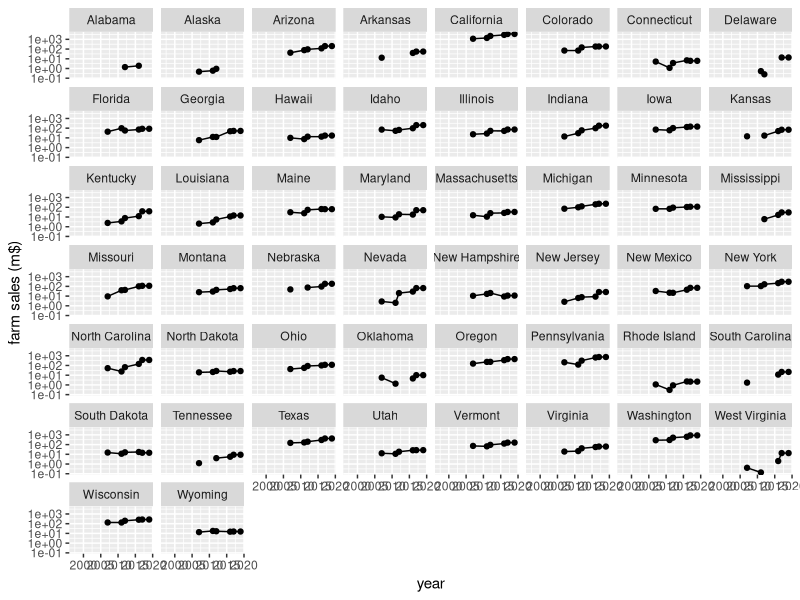
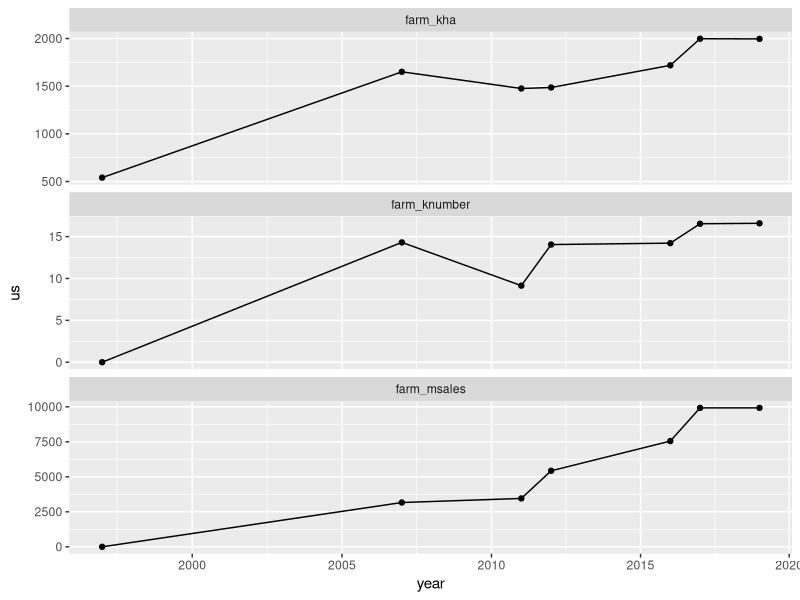
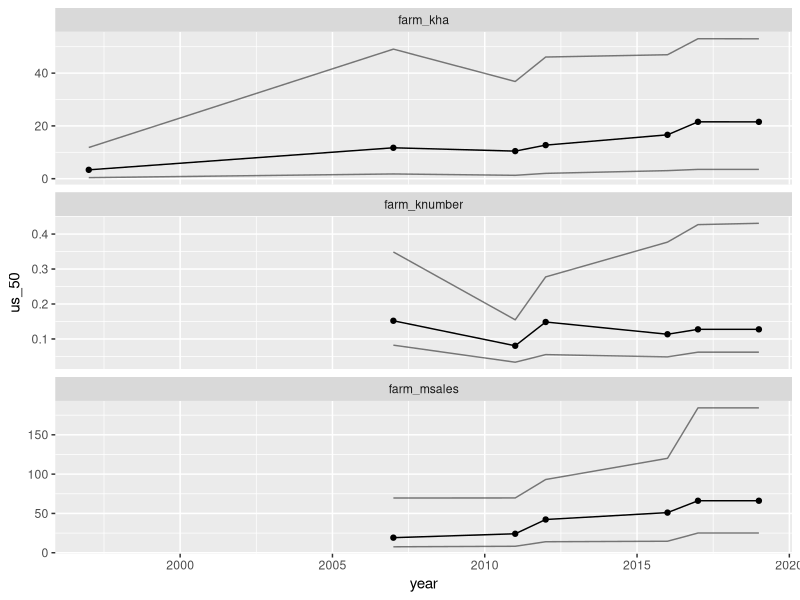

R code for these plots, in order:
library(dplyr)
library(tidyr)
library(readr)
library(ggplot2)

all <- read_csv('derived_data/all_transformed.csv',
                col_types = cols(
                  state = col_character(),
                  year = col_double(),
                  farm_knumber = col_double(),
                  farm_kha = col_double(),
                  farm_msales = col_double()
                ))
all_long <- all %>% 
  tidyr::pivot_longer(cols = farm_knumber:farm_msales, 
                      names_to = 'metric', 
                      values_to = 'value')

# ggplot(data = all_long %>% filter(!is.na(value))) +
#   geom_histogram(bins = 100, aes(value)) +
#   facet_wrap(~metric, scales = 'free_x', ncol = 1) +
#   scale_x_log10()
# 
# ggplot(data = all_long %>% filter(metric == 'farm_knumber'), 
#        aes(year, value)) +
#   geom_point() +
#   geom_line()+
#   facet_wrap(~state) +
#   ylab('farm k number') +
#   scale_y_log10()
# 
# ggplot(data = all_long %>% filter(metric == 'farm_kha'), 
#        aes(year, value)) +
#   geom_point() +
#   geom_line()+
#   facet_wrap(~state) +
#   ylab('farm kha') +
#   scale_y_log10()
# 
ggplot(data = all_long %>% filter(metric == 'farm_msales'),
       aes(year, value)) +
  geom_point() +
  geom_line()+
  facet_wrap(~state) +
  ylab('farm sales (m$)') +
  scale_y_log10()

totals <- all_long %>% group_by(year, metric) %>%
  summarize(us = sum(value, na.rm = TRUE),
            us_50 = median(value, na.rm = TRUE),
            us_75 = quantile(value, 0.75, na.rm = TRUE),
            us_25 = quantile(value, 0.25, na.rm = TRUE))
# 
ggplot(data = totals, aes(year, us)) +
  geom_point() +
  geom_line()+
  facet_wrap(~metric, scales = 'free_y', ncol = 1)+
  scale_x_log10()

ggplot(data = totals, aes(year, us_50)) +
  geom_point() +
  geom_line() +
  geom_line(aes(y = us_25), alpha = 0.5)+
  geom_line(aes(y = us_75), alpha = 0.5)+
  facet_wrap(~metric, scales = 'free_y', ncol = 1)


### Modeling

## LM multivariate
mod_lm <- lm(cbind(log(farm_knumber), log(farm_kha), log(farm_msales)) ~ state * year, data = all)
summary(mod_lm)
